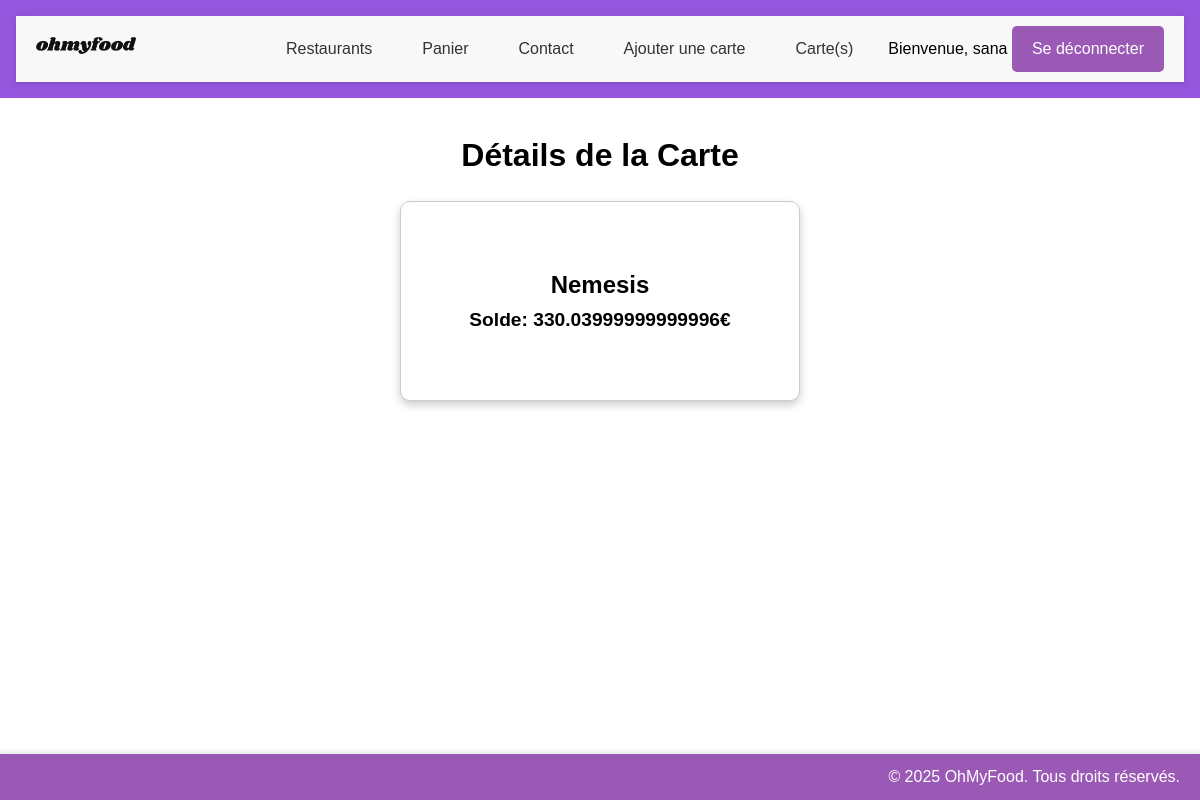
Page /carte_detail (signed in) on the committed database.
### app.py (models this page shows)
class User(db.Model, UserMixin):
    id = db.Column(db.Integer, primary_key=True)
    email = db.Column(db.String(150), unique=True, nullable=False)
    password = db.Column(db.String(150), nullable=False)
    name = db.Column(db.String(150), nullable=False)  # Nouvelle colonne 'name'
    numero = db.Column(db.String(15), nullable=False)  # Nouvelle colonne 'numero'

class CarteBancaire(db.Model):
    id = db.Column(db.Integer, primary_key=True)
    nomBanque = db.Column(db.String(100), nullable=False)
    nom = db.Column(db.String(100), nullable=False)
    prenom = db.Column(db.String(100), nullable=False)
    cvv = db.Column(db.String(4), nullable=False)
    dateExp = db.Column(db.String(5), nullable=False)  # Format MM/AA
    numCard = db.Column(db.String(16), nullable=False)
    montantCard = db.Column(db.Float, nullable=False)

### app.py (the view)
@app.route('/carte_detail')
def carte_detail():
    carte_info = CarteBancaire.query.first()
    return render_template('detailCard.html', carte=carte_info)

### app.py (called while the page is built)
@login_manager.user_loader
def load_user(user_id):
    return User.query.get(int(user_id))

### templates/detailCard.html (shortened to what this page needs)
{% extends "base.html" %}
{% block content %}
<div class="container">
    <h1>Détails de la Carte</h1>
    <div class="card">
        <div class="card-front">
            <h2 id="bankName">{{ carte.nomBanque }}</h2>
            <p style="font-size: 1.2em; font-weight: bold;">Solde: <span id="balance">{{ carte.montantCard }}€</span></p>
        </div>
        <div class="card-back">
            <p>Nom: <span id="cardholderNameBack">{{ carte.nom }}</span></p>
            <p>Prénom: <span id="firstName">{{ carte.prenom }}</span></p>
            <p>CVV: <span id="cvv">{{ carte.cvv }}</span></p>
            <p>Date d'Expiration: <span id="expiryDate">{{ carte.dateExp }}</span></p>
            <p>Numéro de Carte: <span id="fullCardNumber">{{ carte.numCard }}</span></p>
        </div>
    </div>
</div>
{% endblock %}

### templates/base.html (shortened to what this page needs)
<!DOCTYPE html>
<html lang="fr">
<head>
    <link rel="stylesheet" href="{{ url_for('static', filename='css/style.css') }}">
</head>
<body>
    <header>
        <nav class="navbar">
            <div class="logo">
                <img src="{{ url_for('static', filename='images/logo/ohmyfood.png') }}" alt="OhMyFood Logo">
            </div>
            <div class="nav-links">
                <a href="{{ url_for('index') }}" class="nav-item">Restaurants</a>
                <a href="{{ url_for('voir_panier') }}" class="nav-item">Panier</a>
                <a href="{{ url_for('contact') }}" class="nav-item">Contact</a>
                <a href="{{ url_for('carte') }}" class="nav-item">Ajouter une carte</a>
                <a href="{{ url_for('carte_detail') }}" class="nav-item">Carte(s)</a>
                <div class="auth-links">
                    {% if current_user.is_authenticated %}
                        <span class="welcome">Bienvenue, {{ current_user.name }}</span>
                        <a href="{{ url_for('logout') }}" class="btn btn-logout">Se déconnecter</a>
                    {% else %}
                        <a href="{{ url_for('login') }}" class="btn btn-login">Se connecter</a>
                        <a href="{{ url_for('register') }}" class="btn btn-register">S'inscrire</a>
                    {% endif %}
                </div>
            </div>
        </nav>
    </header>
    <main>
        {% block content %}{% endblock %}
    </main>
    <footer>
        <p>&copy; 2025 OhMyFood. Tous droits réservés.</p>
    </footer>
</body>
</html>

### static/css/style.css (style rules this page uses)
* { margin: 0; padding: 0; box-sizing: border-box; }
body { font-family: Arial, sans-serif; line-height: 1.6; }
header { background-color: #9356DC; padding: 1rem; }
.navbar { display: flex; justify-content: space-between; align-items: center; max-width: 1200px; margin: 0 auto; padding: 10px 20px; background-color: #f8f8f8; box-shadow: 0 2px 5px rgba(0, 0, 0, 0.1); }
.logo img { width: 100px; }
.nav-links { display: flex; gap: 20px; }
.nav-item { text-decoration: none; color: #333; padding: 10px 15px; border-radius: 5px; transition: background-color 0.3s, color 0.3s; }
main { max-width: 1200px; margin: 2rem auto; padding: 0 1rem; }
.btn { display: inline-block; padding: 10px 20px; font-size: 16px; color: #fff; background-color: #9b59b6; border: none; border-radius: 5px; text-decoration: none; transition: background-color 0.3s, transform 0.3s; }
footer { position: fixed; bottom: 0; right: 0; padding: 10px 20px; background-color: #9b59b6; color: white; text-align: right; width: 100%; box-shadow: 0 -2px 5px rgba(0, 0, 0, 0.1); }
.card { width: 100%; height: 180px; perspective: 1000px; }
.card-front, .card-back { width: 100%; height: 100%; position: absolute; backface-visibility: hidden; border: 1px solid #ccc; border-radius: 10px; padding: 10px; box-shadow: 0 4px 8px rgba(0, 0, 0, 0.2); transition: transform 0.6s; }
.card-front { background-color: #fff; }
.card-back { background-color: #f0f0f0; transform: rotateY(180deg); }

### templates/detailCard.html (style rules this page uses)
.container { max-width: 400px; margin: 20px auto; text-align: center; }
.card { width: 100%; height: 200px; perspective: 1000px; margin-top: 20px; }
.card-front, .card-back { width: 100%; height: 100%; position: absolute; backface-visibility: hidden; border: 1px solid #ccc; border-radius: 10px; padding: 20px; box-shadow: 0 4px 8px rgba(0, 0, 0, 0.2); transition: transform 0.6s; }
.card-front { background-color: #fff; display: flex; flex-direction: column; justify-content: center; align-items: center; }
.card-back { background-color: #f0f0f0; transform: rotateY(180deg); display: flex; flex-direction: column; justify-content: center; align-items: flex-start; }

### rows in the picture
User: name "sana"
CarteBancaire: nomBanque "Nemesis", montantCard "330.03999999999996"
